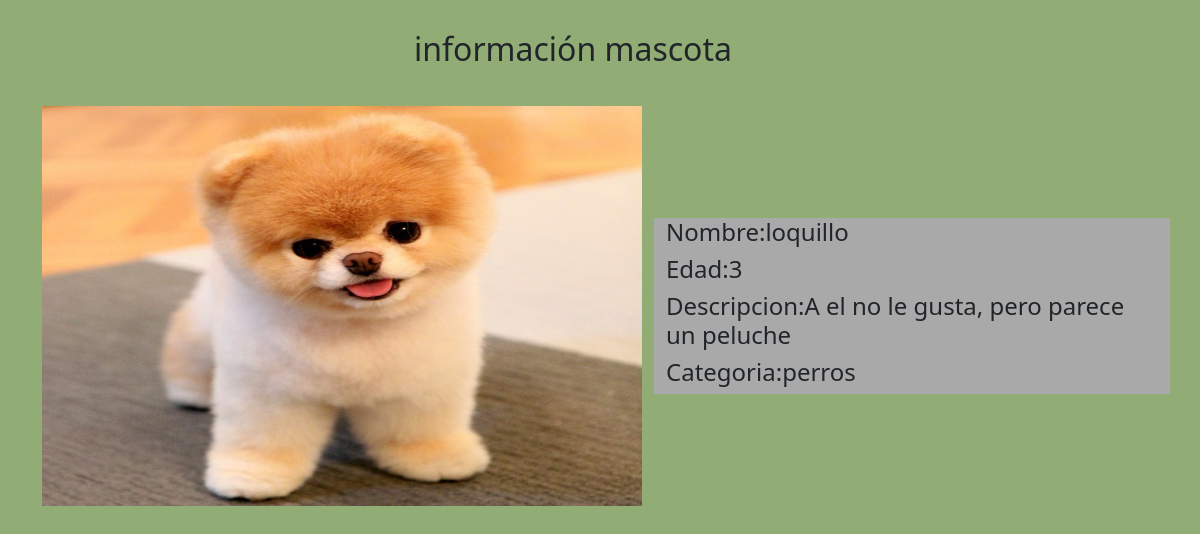
The app's page /ficha/loquillo/ with its own data.
### app_ong/models.py (models this page shows, shortened)
class Mascota(models.Model):
    nombre = models.CharField(primary_key=True,max_length=25)
    edad = models.IntegerField()
    descripcion = models.TextField()
    imagen = models.ImageField(upload_to='mascotas',null=True)
    categoria = models.ForeignKey(Categoria, on_delete=models.CASCADE)

class Categoria(models.Model):
    nombre = models.CharField(primary_key=True,max_length=25)
    annos = models.IntegerField()

### app_ong/views.py (the view)
# urls.py: path('ficha/<id>/',ficha,name='FICHA'),
def ficha(request, id):
    mascota= Mascota.objects.get(nombre=id)
    contexto = {"mascota":mascota}
    return render(request,"ficha.html",contexto)

### app_ong/templates/ficha.html (shortened to what this page needs)
{% extends 'base.html' %}
{%load static%}
{% block css %}
<link href="https://cdn.jsdelivr.net/npm/bootstrap@5.0.0-beta3/dist/css/bootstrap.min.css" rel="stylesheet"
>
<link rel="stylesheet" href="{% static 'css/estilos.css' %}">
{% endblock css %}
{% block body %}
<body class="cuerpo" style="background-blend-mode: overlay;">
    <section id="blog">
        <div class="container-md">
            <div class="row">
                <div class="row justify-content-center" style="margin-bottom: 30px;margin-top: 30px;">
                    <h2 class="col-4"  >información mascota</h2>
                </div>
                <div class="col align-self-center">
                    <img src="{{mascota.imagen.url}}" alt="" style="height: 400px;width: 600px;">
                </div>
            <div class="col align-self-center" style="background-color: darkgrey;">
                <h4>Nombre:{{mascota.nombre}}</h4>
                <h4>Edad:{{mascota.edad}}</h4>
                <h4>Descripcion:{{mascota.descripcion}}</h4>
                <h4>Categoria:{{mascota.categoria.nombre}}</h4>
            </div>
        </div>
        </div>
    </section>
</body>
{% endblock body %}

### app_ong/static/css/estilos.css (style rules this page uses)
.cuerpo { background-color: rgb(145, 173, 117); }

### records on screen
Mascota: imagen (picture), nombre "loquillo", edad "3", descripcion "A el no le gusta, pero parece un peluche", categoria.nombre "perros"
